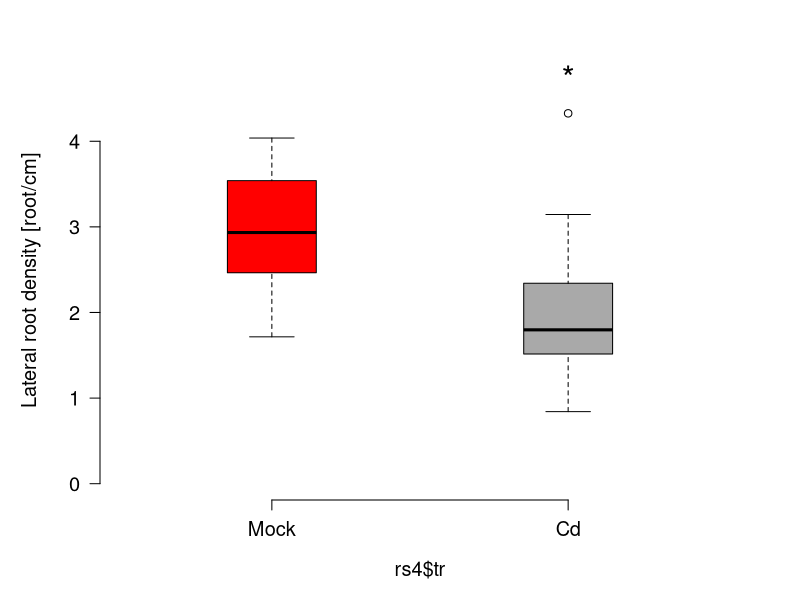
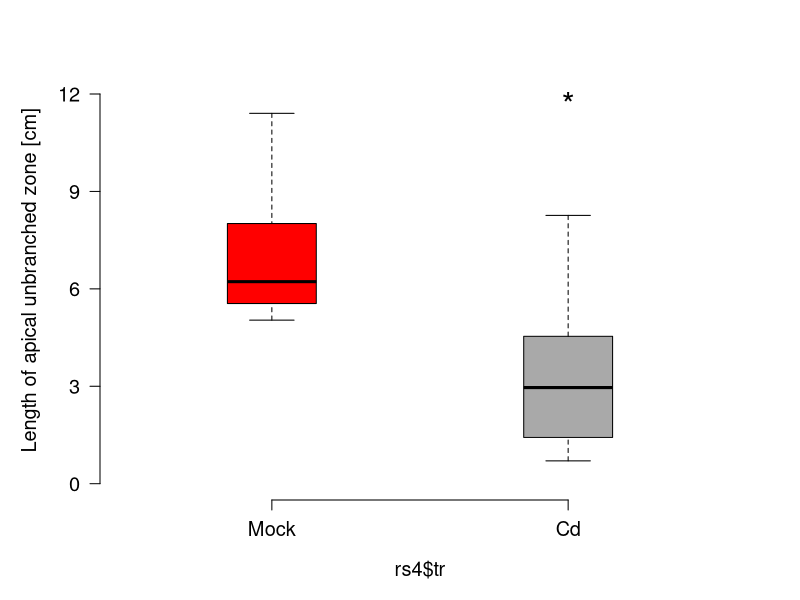
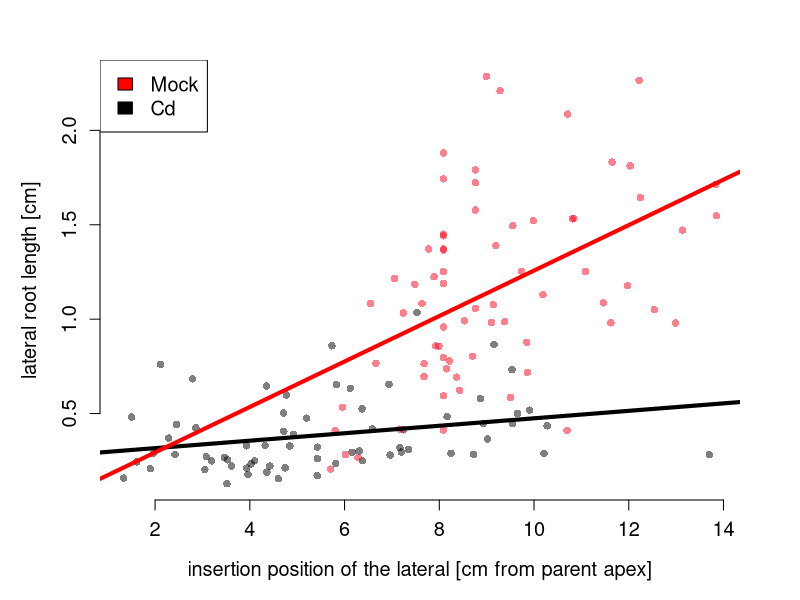

Recreate these plots in R, in order.
 
# Author: Guillaume Lobet @ Universite de Liege
#
# Script for the local analysis of the root systems of plants grown 
# in the rhizoponics setup in two conditions: mock and cadmium
# 
# Published in Mathieu et al, 2015, Plant Methods
#--------------------------------------------------------------------------------

# Load libraries
library(plyr)

# Load the data
rs <- read.csv("local_root.csv")

# Retrieve the marks of interest
rs1 <- rs[rs$mark_type=="Number",]

# Compute the lateral root density
rs2 <- ddply(rs1, ~root, summarize, 
             dens = length(root_name) / (max(position) - min(position)))

# Compute the LAUZ (Length of Apical Unbranched Zone) 
rs3 <- ddply(rs, ~root, summarize, 
              image = unique(Img)[1],
              lauz = (max(position[mark_type=="Length"]) - max(position[mark_type=="Number"])))
rs3 <- rs3[rs3$lauz < Inf,]

# Get the data together
rs4 <- merge(rs2, rs3, by="root")

# Set the treatments
rs4$tr[grepl("cd", rs4$image)]  <- "1cd"
rs4$tr[grepl("mock", rs4$image)]  <- "0mock" 
 

# Plot the lateral root density
par(mfrow=c(1,1), mar=c(5, 5, 3, 3))
 
summary(aov(rs4$dens ~rs4$tr))
boxplot(rs4$dens ~ rs4$tr, boxwex=0.3, axes=F, ylab="Lateral root density [root/cm]", 
         cex.axis=1.2, cex.lab=1.2, ylim=range(0, rs4$dens)*c(1, 1.1), col=c("red", "darkgrey"))
text(2, max(rs4$dens)+0.5, "*", cex=2)
axis(1, at=c(1,2), labels=c("Mock", "Cd"), cex.axis=1.2); axis(2, at=c(0:4), labels=c(0:4), cex.axis=1.2, las = 1)

 
# Plot the LAUZ
summary(aov(rs4$lauz ~rs4$tr))
boxplot(rs4$lauz ~ rs4$tr, boxwex=0.3, axes=F, ylab="Length of apical unbranched zone [cm]", 
         cex.axis=1.2, cex.lab=1.2, ylim=range(0, rs4$lauz)*c(1, 1.1), col=c("red", "darkgrey"))
text(2, max(rs4$lauz)+0.5, "*", cex=2)
axis(1, at=c(1,2), labels=c("Mock", "Cd"), cex.axis=1.2); axis(2, at=seq(from=0, to=12, by=3), labels=seq(from=0, to=12, by=3), cex.axis=1.2, las=1)

 
# read the data for the lateral roots length
rs <- read.csv("lateral_root.csv")
color <- c("#FF001D80", "#00000080")
 
# Set the treatments
rs$tr[grepl("cd", rs$image)]  <- "1cd"
rs$tr[grepl("mock", rs$image)]  <- "0mock" 
rs$tr <- factor(rs$tr)

# Plot the lateral root length as a functino for their position on the primary
# This is a proxi for the lateral root growth
plot(rs$insertion_position, rs$length, col=color[rs$tr], axes=F, xlab="insertion position of the lateral [cm from parent apex]", ylab="lateral root length [cm]", cex.lab=1.2,pch=16)
axis(1, cex.axis=1.2); axis(2, cex.axis=1.2)
fit1 <- lm(rs$length[rs$tr == "1cd"]~rs$insertion_position[rs$tr == "1cd"])
abline(fit1, col="black", lwd=4)
fit2 <- lm(rs$length[rs$tr == "0mock"]~rs$insertion_position[rs$tr == "0mock"])
abline(fit2, col="red", lwd=4)
legend("topleft", fill=c("red", "black"), legend=c("Mock", "Cd"), cex=1.2)
 
 
 